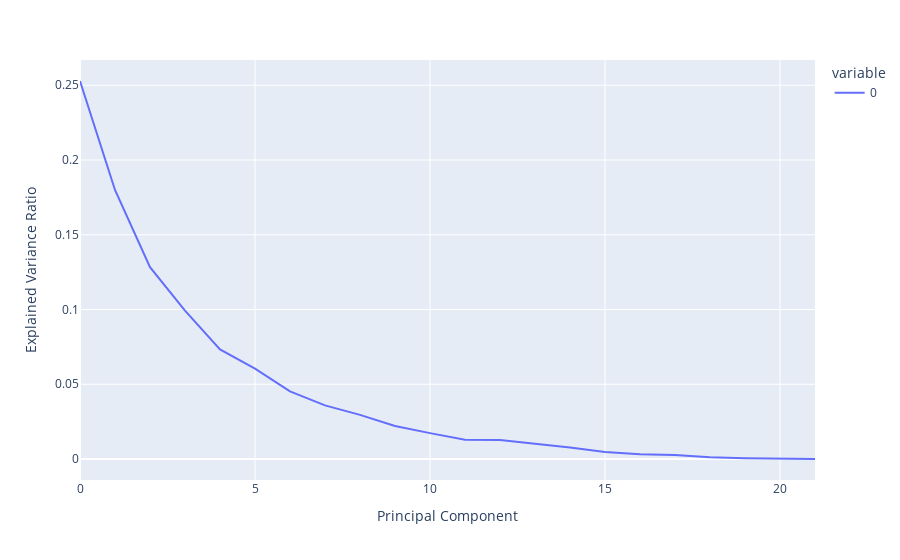

Notebook code cell kept with this figure:
### Code cell
px.line(pca.explained_variance_ratio_, labels={'index':'Principal Component','value':'Explained Variance Ratio'})

### Figure 1 — Plotly figure (JSON) as saved in the notebook; plotly's stock layout.template omitted (floating-point values rounded to 4 significant figures)
{"data": [{"hovertemplate": "variable=0<br>Principal Component=%{x}<br>Explained Variance Ratio=%{y}<extra></extra>", "legendgroup": "0", "line": {"color": "#636efa", "dash": "solid"}, "marker": {"symbol": "circle"}, "mode": "lines", "name": "0", "orientation": "v", "showlegend": true, "type": "scatter", "x": [0, 1, 2, 3, 4, 5, 6, 7, 8, 9, 10, 11, 12, 13, 14, 15, 16, 17, 18, 19, 20, 21], "xaxis": "x", "y": [0.2529, 0.18, 0.1283, 0.09928, 0.07329, 0.06039, 0.0452, 0.03585, 0.02952, 0.02204, 0.01732, 0.01286, 0.01269, 0.01045, 0.0077, 0.004727, 0.0031, 0.002727, 0.001124, 0.0004234, 0.0002197, 3.832e-15], "yaxis": "y"}], "layout": {"legend": {"title": {"text": "variable"}, "tracegroupgap": 0}, "margin": {"t": 60}, "xaxis": {"anchor": "y", "domain": [0, 1], "title": {"text": "Principal Component"}}, "yaxis": {"anchor": "x", "domain": [0, 1], "title": {"text": "Explained Variance Ratio"}}}}
